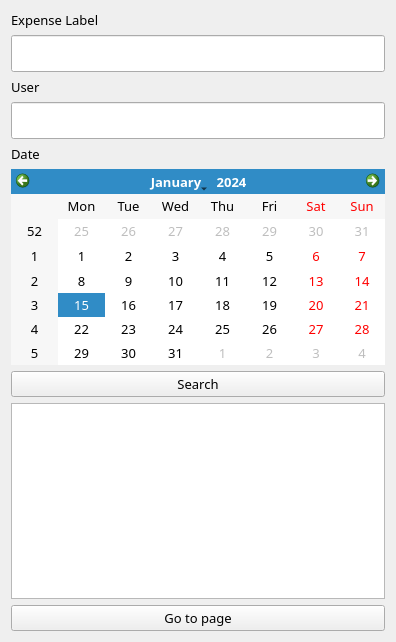
                      <widget class="QWidget" name="scrollAreaWidgetContents_22">
                       <property name="geometry">
                        <rect>
                         <x>0</x>
                         <y>0</y>
                         <width>396</width>
                         <height>642</height>
                        </rect>
                       </property>
                       <layout class="QVBoxLayout" name="verticalLayout_95">
                        <item>
                         <widget class="QLabel" name="ExpenseSearchLabel">
                          <property name="font">
                           <font>
                            <family>Swis721 Blk BT</family>
                            <pointsize>10</pointsize>
                           </font>
                          </property>
                          <property name="text">
                           <string>Expense Label</string>
                          </property>
                         </widget>
                        </item>
                        <item>
                         <widget class="QLineEdit" name="ExpenseLabelInput">
                          <property name="minimumSize">
                           <size>
                            <width>0</width>
                            <height>37</height>
                           </size>
                          </property>
                          <property name="maximumSize">
                           <size>
                            <width>16777215</width>
                            <height>37</height>
                           </size>
                          </property>
                          <property name="font">
                           <font>
                            <family>Swis721 Blk BT</family>
                            <pointsize>10</pointsize>
                           </font>
                          </property>
                         </widget>
                        </item>
                        <item>
                         <widget class="QLabel" name="UserSearchLabel">
                          <property name="font">
                           <font>
                            <family>Swis721 Blk BT</family>
                            <pointsize>10</pointsize>
                           </font>
                          </property>
                          <property name="text">
                           <string>User</string>
                          </property>
                         </widget>
                        </item>
                        <item>
                         <widget class="QLineEdit" name="UserExpenseInput">
                          <property name="minimumSize">
                           <size>
                            <width>0</width>
                            <height>37</height>
                           </size>
                          </property>
                          <property name="maximumSize">
                           <size>
                            <width>16777215</width>
                            <height>37</height>
                           </size>
                          </property>
                          <property name="font">
                           <font>
                            <family>Swis721 Blk BT</family>
                            <pointsize>10</pointsize>
                           </font>
                          </property>
                         </widget>
                        </item>
                        <item>
                         <widget class="QLabel" name="DateSearchLabel">
                          <property name="font">
                           <font>
                            <family>Swis721 Blk BT</family>
                            <pointsize>10</pointsize>
                           </font>
                          </property>
                          <property name="text">
                           <string>Date</string>
                          </property>
                         </widget>
                        </item>
                        <item>
                         <widget class="QCalendarWidget" name="SearchDateInput">
                          <property name="font">
                           <font>
                            <family>Swis721 Blk BT</family>
                            <pointsize>10</pointsize>
                           </font>
                          </property>
                         </widget>
                        </item>
                        <item>
                         <widget class="QPushButton" name="SearchBtn_2">
                          <property name="font">
                           <font>
                            <family>Swis721 Blk BT</family>
                            <pointsize>10</pointsize>
                           </font>
                          </property>
                          <property name="text">
                           <string>Search</string>
                          </property>
                          <property name="icon">
                           <iconset resource="resource2.qrc">
                            <normaloff>:/icons2/icons2/search.svg</normaloff>:/icons2/icons2/search.svg</iconset>
                          </property>
                          <property name="iconSize">
                           <size>
                            <width>24</width>
                            <height>24</height>
                           </size>
                          </property>
                         </widget>
                        </item>
                        <item>
                         <widget class="QTableWidget" name="SearchResultTable">
                          <property name="font">
                           <font>
                            <family>Swis721 Blk BT</family>
                            <pointsize>10</pointsize>
                           </font>
                          </property>
                         </widget>
                        </item>
                        <item>
                         <widget class="QPushButton" name="ShowResultBtn">
                          <property name="font">
                           <font>
                            <family>Swis721 Blk BT</family>
                            <pointsize>10</pointsize>
                           </font>
                          </property>
                          <property name="text">
                           <string>Go to page</string>
                          </property>
                          <property name="icon">
                           <iconset resource="resource2.qrc">
                            <normaloff>:/icons2/icons2/arrow-right-circle.svg</normaloff>:/icons2/icons2/arrow-right-circle.svg</iconset>
                          </property>
                          <property name="iconSize">
                           <size>
                            <width>24</width>
                            <height>24</height>
                           </size>
                          </property>
                         </widget>
                        </item>
                       </layout>
                      </widget>
